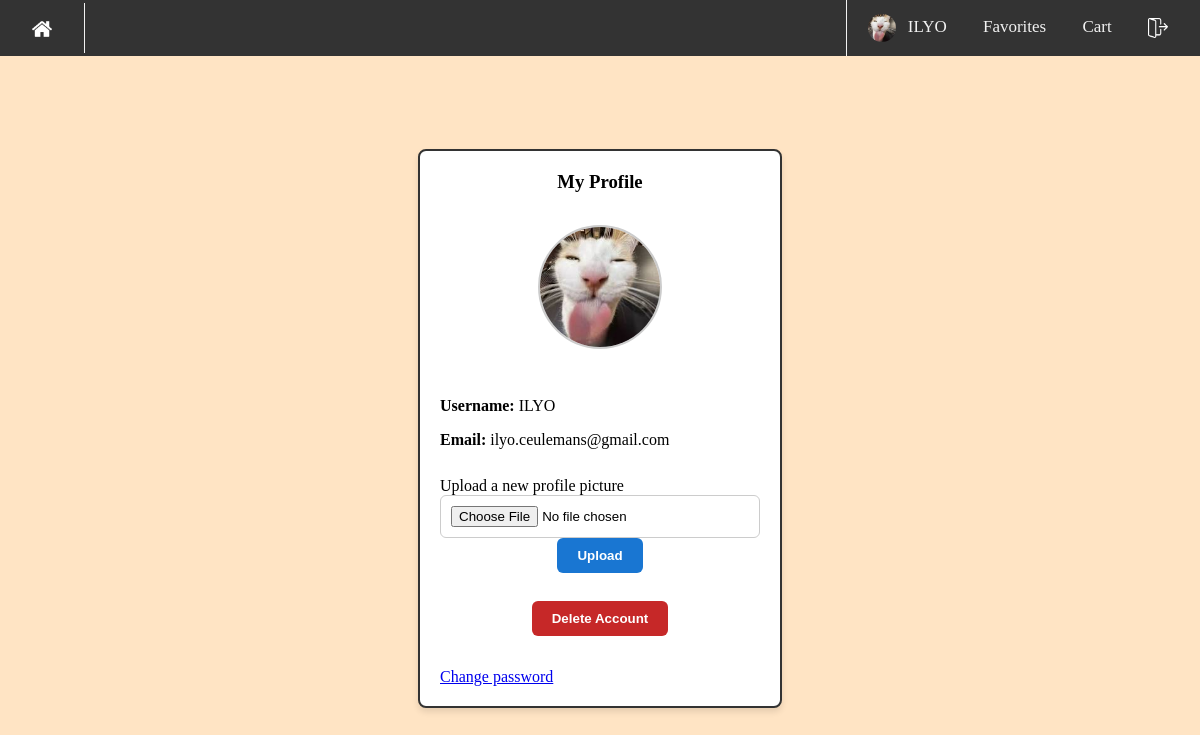
The app's page /profile (signed in) with its own data.
### tables this page shows
CREATE TABLE users (
    id INTEGER PRIMARY KEY AUTOINCREMENT,
    username TEXT NOT NULL,
    password TEXT NOT NULL
, avatar TEXT NOT NULL DEFAULT 'images/default_avatar.svg', email TEXT NOT NULL DEFAULT '');

### app.py (the view, shortened to what this page needs)
@app.route('/profile', methods=['GET', 'POST'])
def profile():
    if 'user_id' not in session:
        return redirect(url_for('login'))
    conn = get_db_connection()
    user = conn.execute('SELECT * FROM users WHERE id = ?', (session['user_id'],)).fetchone()
    if user is None:
        conn.close()
        session.clear()
        return redirect(url_for('login'))
    error = None
    success = None
    conn.close()
    return render_template('profile.html', user=user, error=error, success=success)

### app.py (called while the page is built)
def get_db_connection():
    conn = sqlite3.connect(DATABASE)
    conn.row_factory = sqlite3.Row
    return conn

@app.context_processor
def inject_user():
    return {
        'logged_in': 'user_id' in session,
        'current_username': session.get('username'),
        'current_avatar': session.get('avatar'),
    }

### templates/profile.html (shortened to what this page needs)
{% extends "layout.html" %}
{% block body %}
<div class="form-container">
    <div class="input-container">
        <div class="form-header">
            <h3>My Profile</h3>
        </div>
        <div class="avatar-preview">
            <img src="{{ url_for('static', filename=user.avatar) }}" alt="{{ user.username }}'s avatar">
        </div>
        <div>
            <p><strong>Username:</strong> {{ user.username }}</p>
            <p><strong>Email:</strong> {{ user.email }}</p>
        </div>
        <form method="POST" action="/profile" enctype="multipart/form-data">
            <div>
                <label for="avatar">Upload a new profile picture</label>
                <input type="file" name="avatar" accept="image/png, image/jpeg, image/gif">
            </div>
            <div class="botton">
                <button class="submit" type="submit">Upload</button>
            </div>
        </form>
        <form method="POST" action="{{ url_for('delete_account') }}" onsubmit="return confirm('Are you sure you want to delete your account? This cannot be undone.');" style="margin-top:16px;">
            <div class="botton">
                <button class="submit" type="submit" style="background:#c62828;">Delete Account</button>
            </div>
        </form>
        <div style="margin-top:20px;">
            <a href="{{ url_for('change_password') }}">Change password</a>
        </div>
    </div>
</div>
{% endblock %}

### templates/layout.html (shortened to what this page needs)
<!DOCTYPE html>
<html lang="en">
<head>
    <link rel="stylesheet" href="{{ url_for('static', filename='styles/style.css') }}">
    <link rel="stylesheet" href="https://cdnjs.cloudflare.com/ajax/libs/font-awesome/6.4.0/css/all.min.css">
</head>
<body>
    <div class="topnav">
        <div class="left">
            <a class="active" href="{{ url_for('index') }}"><img src="{{ url_for('static', filename='images/icons/home.png')}}"></a>
        </div>
        <div class="right">
            {% if logged_in %}
                <a id="profile" href="{{ url_for('profile') }}">
                    {% if current_avatar %}
                        <img class="nav-avatar" src="{{ url_for('static', filename=current_avatar) }}" alt="{{ current_username }}'s avatar">
                    {% endif %}
                    {{ current_username }}
                </a>
                <a id="favorites" href="{{ url_for('favorites') }}">Favorites</a>
                <a id="cart" href="{{ url_for('cart') }}">Cart</a>
                <a id="logout" href="{{ url_for('logout') }}"><img src="{{ url_for('static', filename='images/icons/logout.png')}}"></a>
            {% else %}
                <a id="login" href="{{ url_for('login') }}">Login</a>
                <a id="signup" href="{{ url_for('signup') }}">Sign Up</a>
            {% endif %}
        </div>
    </div>
    {% block body %}
    {% endblock %}
</body>
</html>

### static/styles/style.css (style rules this page uses)
body { background-color: bisque; margin: 0px; display: flex; flex-direction: column; min-height: 100vh; }
.topnav { display: flex; justify-content: space-between; align-items: center; background-color: #333; overflow: hidden; }
.topnav div, .topnav a { color: #f2f2f2; text-align: center; padding: 14px 16px; text-decoration: none; font-size: 17px; margin: 0; }
.topnav .right { margin-left: auto; border-left: 1px solid #f2f2f2; padding-left: 5px; }
.topnav .left { margin-right: auto; border-right: 1px solid #f2f2f2; }
.topnav img.nav-avatar { width: 28px; height: 28px; border-radius: 50%; object-fit: cover; margin-right: 8px; vertical-align: middle; }
.topnav .left img, .topnav .right img:not(.nav-avatar) { width: 20px; height: 20px; vertical-align: middle; }
.avatar-preview { display: flex; justify-content: center; margin-bottom: 20px; }
.avatar-preview img { width: 120px; height: 120px; border-radius: 50%; object-fit: cover; border: 2px solid #ccc; }
.form-container { display: flex; flex-direction: column; justify-content: center; align-items: center; flex: 1; min-height: 0; padding: 20px; }
.form-header h3 { margin: 0 0 10px; text-align: center; }
.input-container { display: flex; flex-direction: column; gap: 12px; width: 320px; border: 2px solid #333; border-radius: 8px; padding: 20px; background-color: #fff; box-shadow: 0 4px 6px rgba(0, 0, 0, 0.1); }
.form-header { margin-bottom: 10px; }
.input-container input { width: 100%; padding: 10px; border-radius: 6px; border: 1px solid #ccc; box-sizing: border-box; }
.botton { display: flex; justify-content: center; }
.botton .submit { padding: 10px 20px; border-radius: 6px; cursor: pointer; }
.submit { background-color: #1976d2; color: white; border: none; padding: 10px 18px; border-radius: 8px; cursor: pointer; font-weight: 600; }

### records on screen
users: username "ILYO", avatar+username (picture), email "ilyo.ceulemans@gmail.com"
